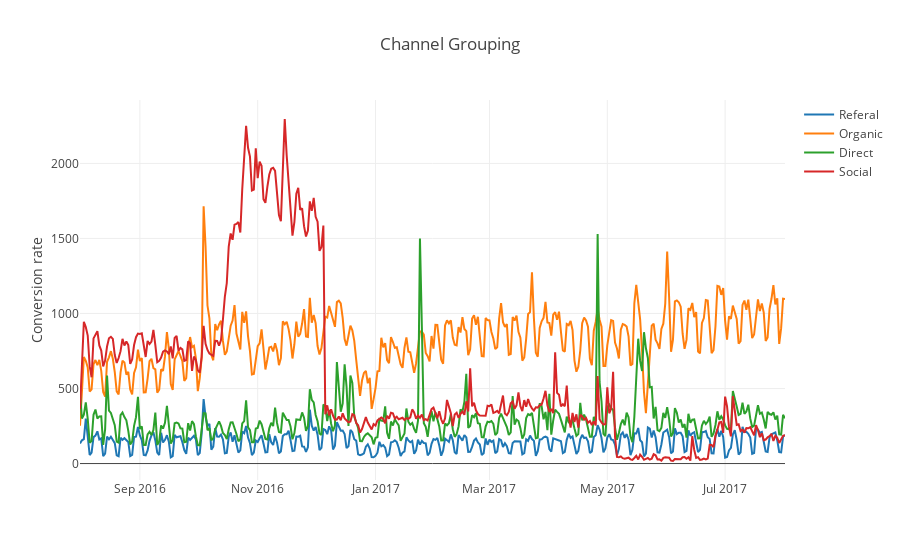

The cell this chart's notebook holds for it:
### Code cell
# Построим график заходв на сайт по Channel Grouping

q=tdf[tdf['channelGrouping']=='Referral']
w=tdf[tdf['channelGrouping']=='Organic Search']
e=tdf[tdf['channelGrouping']=='Direct']
h=tdf[tdf['channelGrouping']=='Social']

one=q.groupby(['date'])['totals.newVisits'].count().reset_index()
two=w.groupby(['date'])['totals.newVisits'].count().reset_index()
thr=e.groupby(['date'])['totals.newVisits'].count().reset_index()
fo=h.groupby(['date'])['totals.newVisits'].count().reset_index()

trace0 = go.Scatter( x=one['date'], y=one['totals.newVisits'], name='Referal', yaxis='y1')
trace1= go.Scatter( x=two['date'], y=two['totals.newVisits'], name='Organic', yaxis='y1')
trace2= go.Scatter( x=thr['date'], y=thr['totals.newVisits'], name='Direct', yaxis='y1')
trace3= go.Scatter( x=fo['date'], y=fo['totals.newVisits'], name='Social', yaxis='y1')

layout = go.Layout(
yaxis=dict(title='Conversion rate'),
yaxis2=dict(title='Count transactions', overlaying='y', side='right'),
title='Channel Grouping' )

data = [trace0, trace1, trace2, trace3]
fig = go.Figure(data=data, layout=layout)
iplot(fig, show_link=False)

### Figure 1 — Plotly figure (JSON) as saved in the notebook; plotly's stock layout.template omitted (floating-point values rounded to 4 significant figures; data arrays with more than 128 entries replaced by an {"elided": "..."} marker saying what was removed)
{"data": [{"name": "Referal", "type": "scatter", "uid": "33541d02-ba2d-11e8-9a97-acbc3287d5f1", "x": {"elided": "366 str values"}, "y": {"elided": "366 int values"}, "yaxis": "y"}, {"name": "Organic", "type": "scatter", "uid": "33541eba-ba2d-11e8-923b-acbc3287d5f1", "x": {"elided": "366 str values"}, "y": {"elided": "366 int values"}, "yaxis": "y"}, {"name": "Direct", "type": "scatter", "uid": "33541f8c-ba2d-11e8-bd7d-acbc3287d5f1", "x": {"elided": "366 str values"}, "y": {"elided": "366 int values"}, "yaxis": "y"}, {"name": "Social", "type": "scatter", "uid": "3354204a-ba2d-11e8-ae5c-acbc3287d5f1", "x": {"elided": "366 str values"}, "y": {"elided": "366 int values"}, "yaxis": "y"}], "layout": {"title": "Channel Grouping", "yaxis": {"title": "Conversion rate"}, "yaxis2": {"overlaying": "y", "side": "right", "title": "Count transactions"}}}
